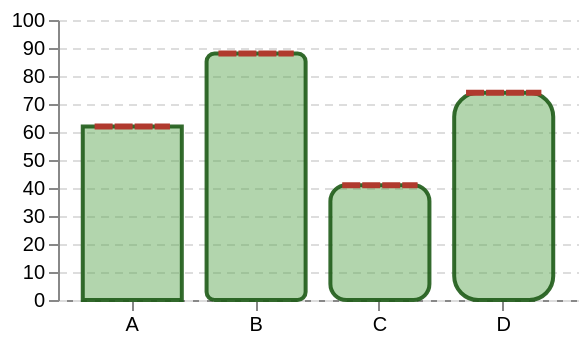

Specify this chart in Vega-Lite:
### Vega specification from a JSON file in a GitHub repository (floating-point values rounded to 4 significant figures)
{"$schema": "https://vega.github.io/schema/vega/v5.json", "description": "The channels that change what is on the page without changing where it is: a dash pattern, a rounded corner, a stroke cap, and a fill whose opacity is not the stroke's. Every one of them reaches the command layer; a backend that reads only `opacity` draws a translucent bar solid and a dashed rule whole.", "background": "white", "padding": 5, "width": 260, "height": 140, "data": [{"name": "bars", "values": [{"k": "A", "v": 62, "r": 0}, {"k": "B", "v": 88, "r": 4}, {"k": "C", "v": 41, "r": 8}, {"k": "D", "v": 74, "r": 12}]}], "scales": [{"name": "x", "type": "band", "domain": {"data": "bars", "field": "k"}, "range": [0, {"signal": "width"}], "padding": 0.2}, {"name": "y", "type": "linear", "domain": [0, 100], "range": [{"signal": "height"}, 0]}], "axes": [{"scale": "x", "orient": "bottom"}, {"scale": "y", "orient": "left", "grid": true, "gridDash": [4, 3]}], "marks": [{"type": "rect", "from": {"data": "bars"}, "encode": {"update": {"x": {"scale": "x", "field": "k"}, "width": {"scale": "x", "band": 1}, "y": {"scale": "y", "field": "v"}, "y2": {"scale": "y", "value": 0}, "cornerRadius": {"field": "r"}, "fill": {"value": "#54a24b"}, "fillOpacity": {"value": 0.45}, "stroke": {"value": "#1e5b18"}, "strokeWidth": {"value": 2}, "strokeOpacity": {"value": 0.9}}}}, {"type": "rule", "from": {"data": "bars"}, "encode": {"update": {"x": {"scale": "x", "field": "k", "band": 0.15}, "x2": {"scale": "x", "field": "k", "band": 0.85}, "y": {"scale": "y", "field": "v"}, "stroke": {"value": "#b03a2e"}, "strokeWidth": {"value": 3}, "strokeDash": {"value": [6, 4]}, "strokeCap": {"value": "square"}}}}]}
